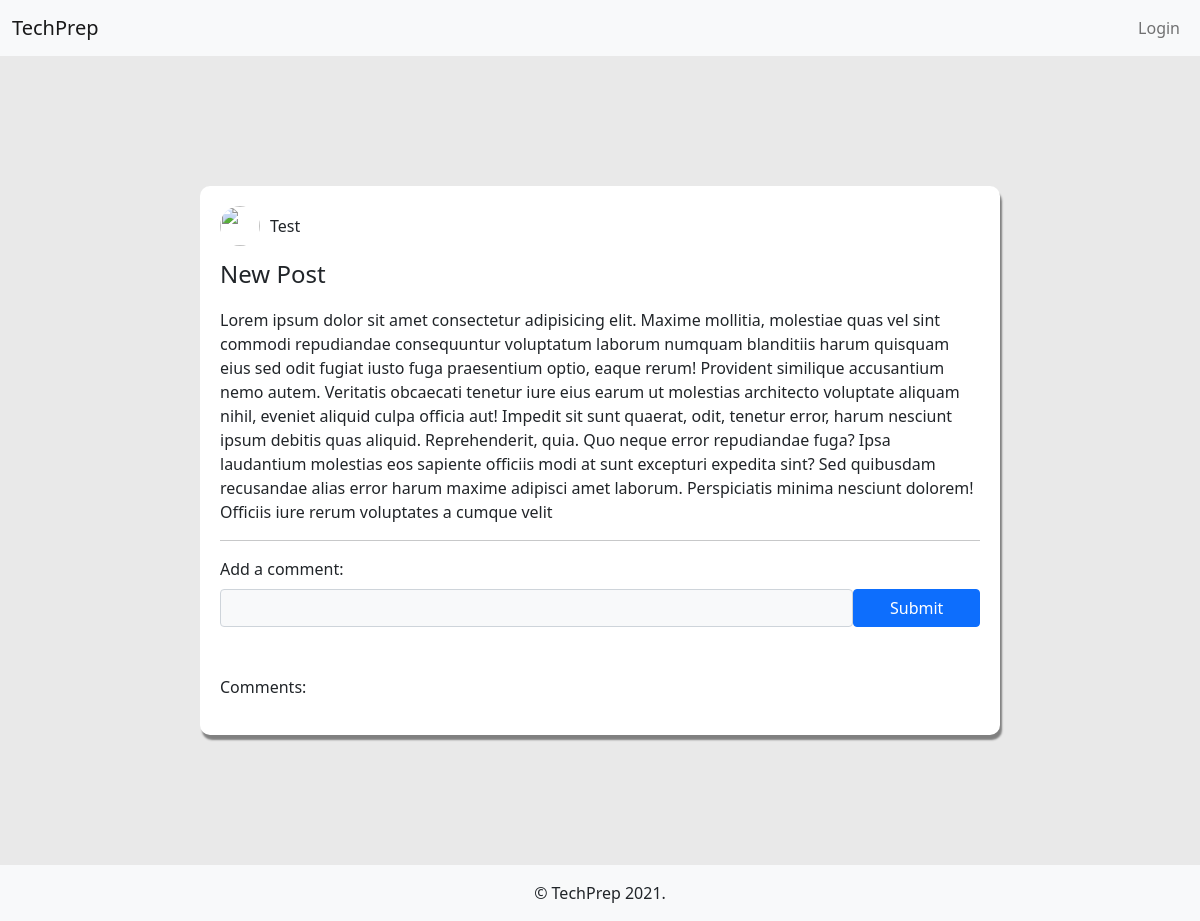
/post/1, run on an earlier commit of the app's database.
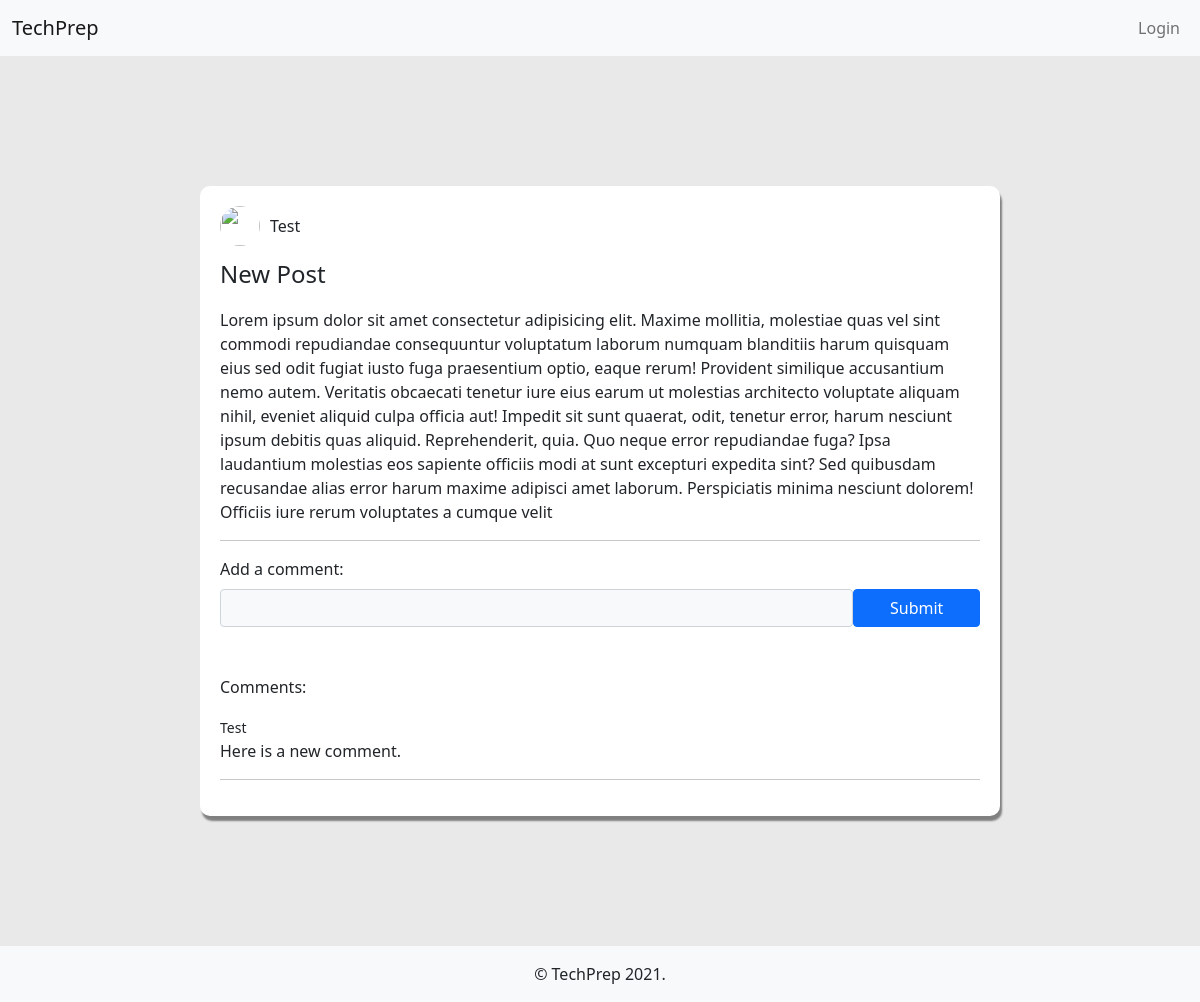
And on a later commit of the database.
### techprep/models.py (models this page shows)
class Comment(db.Model):
    id = db.Column(db.Integer, primary_key=True)
    body = db.Column(db.String(40000), nullable=True)
    author_id = db.Column(db.Integer, db.ForeignKey('user.id'), nullable=False)
    author = db.relationship('User', back_populates='comments')
    post_id = db.Column(db.Integer, db.ForeignKey('post.id'), nullable=False)
    post = db.relationship('Post', back_populates='comments')

class User(UserMixin, db.Model):
    __tablename__ = 'user'
    id = db.Column(db.Integer, primary_key=True)
    email = db.Column(db.String(80), nullable=False, unique=True)
    username = db.Column(db.String(80), nullable=False)
    password = db.Column(db.String(200), nullable=False)
    date_created = db.Column(db.DateTime, nullable=False)
    last_active = db.Column(db.DateTime, nullable=False)
    posts = db.relationship('Post', back_populates='author')
    comments = db.relationship('Comment', back_populates='author')
    upvoted_posts = db.relationship(
        'Post', secondary='user_upvoted', back_populates='users_who_upvoted')
    downvoted_posts = db.relationship(
        'Post', secondary='user_downvoted', back_populates='users_who_downvoted')

### techprep/main/routes.py (the view, shortened to what this page needs)
@main.route('/post/<post_id>', methods=['GET', 'POST'])
def post_detail(post_id):
    post = Post.query.get(post_id)
    form = CommentForm()
    return render_template('post_detail.html', post=post, form=form)

### techprep/main/forms.py
class CommentForm(FlaskForm):
    body = StringField('Add a comment',
                       validators=[DataRequired(), Length(min=0, max=40000)])
    submit = SubmitField('Submit')

### techprep/templates/post_detail.html (shortened to what this page needs)
{% extends 'base.html' %}
{% block content %}
{% if post != None %}
<section class="PostDetailSection">
  <div class="col-md-8 offset-md-2 col-12 postDetail">
    <div class="postHeader">
      <div>
        <img src="https://i.stack.imgur.com/YaL3s.jpg" class="postAuthorImage" />
      </div>
      <div>
        <p class="postAuthor">
          <a class="text-dark feed-link" href="/profile/{{post.author.id}}">
            {{post.author.username.title()}}
          </a>
        </p>
      </div>
    </div>
    <p class="postTitle">{{post.title}}</p>
    <div class="postBody">
      <p>{{post.body}}</p>
    </div>
    <hr>
    <form action="{{url_for('main.post_detail', post_id=post.id)}}" method="POST">
      <fieldset>
        {% for field in form %}
        {% if field != form.csrf_token and field != form.submit%}
        {{field.label}}:
        <div class="comment-submit mb-4 mt-2">
          {{field(class_="form-control bg-light")}}
          {{form.submit(class_="btn btn-primary col-2")}}
        </div>
        {% endif %}
        {% endfor %}
      </fieldset>
    </form>
    <div class="comment pt-4">
      <p>Comments:</p>
      {% for comment in post.comments %}
      <div>
        <small>{{comment.author.username.title()}}</small>
        <p>{{comment.body}}</p>
        <hr>
      </div>
      {% endfor%}
    </div>
  </div>
</section>
{% else %}
<p>Post not found.</p>
{% endif %}
{% endblock content %}

What changed in the data, as far as the page shows it:
added Comment: author.username "Test", body "Here is a new comment."
